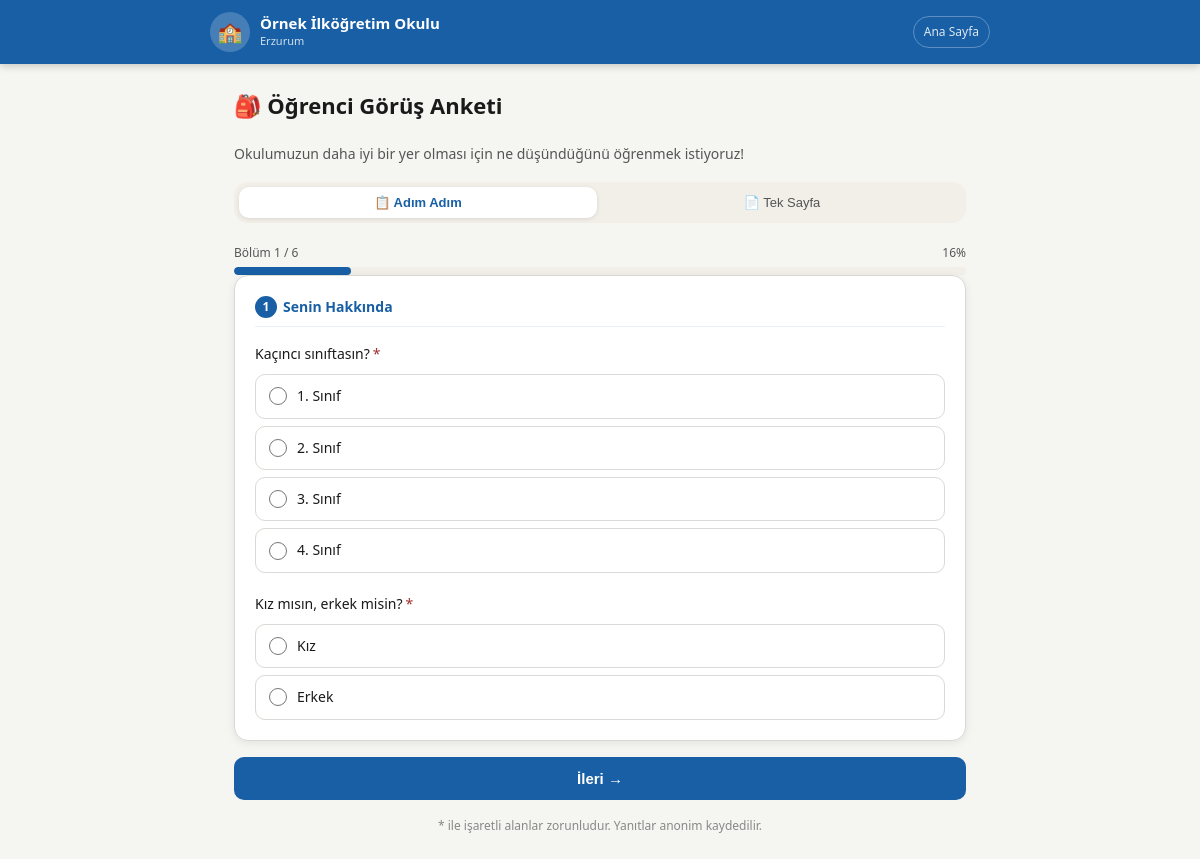
Screenshot of /anket/1 with the database file from the repository.
### tables this page shows
CREATE TABLE ayarlar (
            anahtar TEXT PRIMARY KEY, deger TEXT
        );

CREATE TABLE anketler (
            id INTEGER PRIMARY KEY AUTOINCREMENT,
            rol TEXT NOT NULL, baslik TEXT NOT NULL,
            icon TEXT NOT NULL DEFAULT '📝',
            aktif INTEGER DEFAULT 1, sira INTEGER DEFAULT 0,
            baslangic_tarihi TEXT DEFAULT NULL,
            bitis_tarihi TEXT DEFAULT NULL,
            aciklama TEXT DEFAULT '',
            gorunum TEXT DEFAULT 'varsayilan'
        , kart_renk TEXT DEFAULT '');

CREATE TABLE bolumler (
            id INTEGER PRIMARY KEY AUTOINCREMENT,
            anket_id INTEGER NOT NULL, baslik TEXT NOT NULL, sira INTEGER DEFAULT 0,
            aktif INTEGER DEFAULT 1, gorsel TEXT DEFAULT ''
        );

CREATE TABLE sorular (
            id INTEGER PRIMARY KEY AUTOINCREMENT,
            bolum_id INTEGER NOT NULL, metin TEXT NOT NULL,
            tip TEXT NOT NULL DEFAULT 'yildiz',
            secenekler TEXT DEFAULT '[]',
            zorunlu INTEGER DEFAULT 1, sira INTEGER DEFAULT 0,
            kosul_soru_id INTEGER DEFAULT NULL,
            kosul_deger TEXT DEFAULT NULL,
            aktif INTEGER DEFAULT 1, gorsel TEXT DEFAULT ''
        );

### app.py (the view, shortened to what this page needs)
@app.route("/anket/<int:anket_id>", methods=["GET","POST"])
def anket(anket_id):
    a=get_anket(anket_id)
    if not a or not a["aktif"]: return redirect(url_for("anasayfa"))
    aktif,msg=anket_aktif_mi(a)
    if not aktif:
        ctx=gctx(); ctx["mesaj"]=msg; ctx["anket"]=a
        return render_template("anket_kapali.html",**ctx)
    cookie_key = f"dolduruldu_{anket_id}"
    session_key = f"yanit_{anket_id}"
    zaten_doldurdu = (request.cookies.get(cookie_key) == "1" or
                      session.get(session_key) == 1)
    if zaten_doldurdu:
        ctx=gctx(); ctx["anket"]=a
        return render_template("zaten_dolduruldu.html",**ctx)
    a["bolumler"] = [b for b in a["bolumler"] if b.get("aktif",1)!=0]
    for b in a["bolumler"]:
        b["sorular"] = [s for s in b["sorular"] if s.get("aktif",1)!=0]
    a["bolumler"] = [b for b in a["bolumler"] if b["sorular"] or True]
    ctx=gctx(); ctx["anket"]=a
    ctx["sorular_json"]=json.dumps(
        {s["id"]:{"kosul_soru_id":s["kosul_soru_id"],"kosul_deger":s["kosul_deger"]}
         for b in a["bolumler"] for s in b["sorular"]},
        ensure_ascii=False)
    varsayilan = ayar("anket_varsayilan_gorunum","adim")
    anket_gorunum = a.get("gorunum","varsayilan")
    efektif = varsayilan if anket_gorunum=="varsayilan" else anket_gorunum
    url_gorunum = request.args.get("gorunum","")
    if url_gorunum in ["adim","tek"]: efektif = url_gorunum
    ctx["anket_gorunum"] = efektif
    ctx["gorunum_secim_goster"] = ayar("anket_gorunum_secim_goster","1") == "1"
    ctx["anket_varsayilan"] = varsayilan
    return render_template("anket.html",**ctx)

### app.py (called while the page is built)
def db():
    con = sqlite3.connect(DB)
    con.row_factory = sqlite3.Row
    return con

def ayar(k, v=""):
    with db() as c:
        r=c.execute("SELECT deger FROM ayarlar WHERE anahtar=?",(k,)).fetchone()
    return r["deger"] if r else v

def anket_aktif_mi(a):
    bugun = datetime.now().strftime("%Y-%m-%d")
    if a.get("baslangic_tarihi") and bugun < a["baslangic_tarihi"]:
        return False, "Anket henüz başlamadı."
    if a.get("bitis_tarihi") and bugun > a["bitis_tarihi"]:
        return False, "Anket süresi doldu."
    return True, ""

def gctx():
    return {"okul_adi":ayar("okul_adi"),"okul_sehir":ayar("okul_sehir"),
            "tema":ayar("tema","mavi"),"amblem":ayar("amblem")}

### templates/anket.html (shortened to what this page needs)
{% extends "base.html" %}
{% block icerik %}
<div class="kap">
  <div class="form-baslik">{{ anket.icon }} {{ anket.baslik }}</div>
  {% if anket.aciklama %}
  <p style="color:var(--metin-ik);font-size:14px;margin-bottom:1rem">{{ anket.aciklama }}</p>
  {% endif %}
  {% if gorunum_secim_goster %}
  <div class="gorunum-sec">
    <button id="btnAdim" onclick="gorunumDegis('adim')" class="{% if anket_gorunum=='adim' %}aktif{% endif %}">
      📋 Adım Adım
    </button>
    <button id="btnTek" onclick="gorunumDegis('tek')" class="{% if anket_gorunum=='tek' %}aktif{% endif %}">
      📄 Tek Sayfa
    </button>
  </div>
  {% endif %}
  <div id="ilerlemeBolum" style="display:{% if anket_gorunum=='adim' %}block{% else %}none{% endif %}">
    <div class="adim-bilgi">
      <span id="adimYazi">Bölüm 1 / {{ anket.bolumler|length }}</span>
      <span id="adimYuzde">{{ (1.0 / anket.bolumler|length * 100)|int }}%</span>
    </div>
    <div class="ilerleme-kap">
      <div class="ilerleme-dolu" id="ilerlemeDolu" style="width:{{ (1.0 / anket.bolumler|length * 100)|int }}%"></div>
    </div>
  </div>
  <form method="POST" id="anketForm" novalidate>
    {% for bolum in anket.bolumler %}
    <div class="bolum-adim {% if loop.first %}aktif{% endif %}"
         data-adim="{{ loop.index0 }}"
         style="display:{% if anket_gorunum=='adim' %}{% if loop.first %}block{% else %}none{% endif %}{% else %}none{% endif %}">
      <div class="bolum">
        <div class="bolum-baslik">
          <span class="bolum-no">{{ loop.index }}</span> {{ bolum.baslik }}
        </div>
        {% for soru in bolum.sorular %}
        {% set gizli = soru.kosul_soru_id is not none %}
        <div class="soru"
             data-soru-id="{{ soru.id }}"
             data-kosul-sid="{{ soru.kosul_soru_id or '' }}"
             data-kosul-deger="{{ soru.kosul_deger or '' }}"
             data-gizli="{% if gizli %}1{% else %}0{% endif %}">
          <div class="soru-metin">{{ soru.metin }}{% if soru.zorunlu %}<span class="zorunlu">*</span>{% endif %}</div>
          {% if soru.tip=="yildiz" %}
          <div class="yildiz-grup">
            {% for i in [5,4,3,2,1] %}
            <input type="radio" name="s_{{ soru.id }}" id="ya{{ soru.id }}_{{ i }}" value="{{ i }}"
                   {% if soru.zorunlu and not gizli %}required{% endif %} data-zorunlu="{{ soru.zorunlu }}">
            <label for="ya{{ soru.id }}_{{ i }}">★</label>
            {% endfor %}
          </div>
          {% elif soru.tip=="secim" %}
          <div class="secim-grup">
            {% for opt in soru.secenekler %}
            {% set opt_m = opt.metin if opt is mapping else opt %}
            {% set opt_mg = opt.mg if opt is mapping else 0 %}
            {% set opt_mz = opt.mz if opt is mapping else 0 %}
            {% set opt_ph = opt.ph if opt is mapping else '' %}
            <div class="opt-blok">
              <label class="secim-opt" onclick="secimRenkle(this)">
                <input type="radio" name="s_{{ soru.id }}" value="{{ opt_m }}"
                       {% if soru.zorunlu and not gizli %}required{% endif %}
                       data-zorunlu="{{ soru.zorunlu }}"
                       data-mg="{{ opt_mg }}" data-mz="{{ opt_mz }}" data-ph="{{ opt_ph | e }}"
                       data-optidx="{{ loop.index0 }}"
                       onchange="kosulKontrol();digerKontrolInline(this,'a_s_{{ soru.id }}')">
                {{ opt_m }}
              </label>
            </div>
            {% endfor %}
          </div>
          {% elif soru.tip=="coklu" %}
          <div class="checkbox-grup">
            {% for opt in soru.secenekler %}
            {% set opt_m = opt.metin if opt is mapping else opt %}
            {% set opt_mg = opt.mg if opt is mapping else 0 %}
            {% set opt_mz = opt.mz if opt is mapping else 0 %}
            {% set opt_ph = opt.ph if opt is mapping else '' %}
            <div class="opt-blok">
              <label class="checkbox-opt">
                <input type="checkbox" name="s_{{ soru.id }}" value="{{ opt_m }}"
                       data-mg="{{ opt_mg }}" data-mz="{{ opt_mz }}" data-ph="{{ opt_ph | e }}"
                       data-optidx="{{ loop.index0 }}"
                       onchange="checkboxStil(this);digerKontrolInlineCoklu(this,'a_s_{{ soru.id }}')">
                {{ opt_m }}
              </label>
              {% if opt_mg %}
              <div class="inline-mg-wrap" id="a_s_{{ soru.id }}_{{ loop.index0 }}" style="display:none">
                <input type="text" name="s_{{ soru.id }}_diger"
                       placeholder="{{ opt_ph if opt_ph else 'Lütfen belirtin...' }}">
              </div>
              {% endif %}
            </div>
            {% endfor %}
          </div>
          {% elif soru.tip=="evet_hayir" %}
          <div class="secim-grup" style="flex-direction:row">
            {% for opt in ["Evet","Hayır"] %}
            <label class="secim-opt" style="flex:1;justify-content:center" onclick="secimRenkle(this)">
              <input type="radio" name="s_{{ soru.id }}" value="{{ opt }}"
                     {% if soru.zorunlu and not gizli %}required{% endif %}
                     data-zorunlu="{{ soru.zorunlu }}" onchange="kosulKontrol()" style="display:none">
              {{ opt }}
            </label>
            {% endfor %}
          </div>
          {% elif soru.tip=="sayi" %}
          <input type="number" name="s_{{ soru.id }}" min="0" placeholder="Sayı giriniz" style="max-width:160px">
          {% else %}
          <textarea name="s_{{ soru.id }}" placeholder="Görüşünüzü buraya yazın..."></textarea>
          {% endif %}
        </div>
        {% endfor %}
      </div>
      <div class="adim-nav">
        {% if loop.last %}
        <button type="submit" class="btn btn-ana">✓ Anketi Gönder</button>
        {% else %}
        <button type="button" class="btn btn-ana" onclick="adimGit(1)">İleri →</button>
        {% endif %}
      </div>
    </div>
    {% endfor %}
  </form>
  <p style="text-align:center;font-size:12px;color:var(--metin-uc);margin-top:1rem">
    * ile işaretli alanlar zorunludur. Yanıtlar anonim kaydedilir.
  </p>
</div>
{% endblock %}

### templates/base.html (shortened to what this page needs)
<!DOCTYPE html>
<html lang="tr" data-tema="{{ tema }}">
<head>
<link rel="stylesheet" href="/static/css/style.css">
</head>
<body>
<header class="site-header">
  <div class="header-ic">
    <a href="/" class="logo-bolum">
      {% if amblem %}
        <img src="{{ amblem }}" class="amblem-img" alt="Amblem">
      {% else %}
        <div class="amblem-placeholder">🏫</div>
      {% endif %}
      <div>
        <div class="okul-adi-header">{{ okul_adi }}</div>
        {% if okul_sehir %}<div class="okul-sehir-header">{{ okul_sehir }}</div>{% endif %}
      </div>
    </a>
    <nav class="header-nav">
      <a href="/" class="header-link">Ana Sayfa</a>
    </nav>
  </div>
</header>
<main>{% block icerik %}{% endblock %}</main>
</body>
</html>

### style.css (style rules this page uses)
*,*::before,*::after { box-sizing:border-box;margin:0;padding:0 }
html { font-size:16px;-webkit-text-size-adjust:100% }
body { font-family:'Segoe UI',system-ui,-apple-system,sans-serif;background:var(--arka);color:var(--metin);min-height:100vh;line-height:1.6 }
:root,[data-tema="mavi"] { --ana:#185FA5;--ana-koy:#0d4278;--ana-ac:#E6F1FB;--ana-orta:#B5D4F4; --yesil:#3B6D11;--yesil-ac:#EAF3DE; --turuncu:#854F0B;--turuncu-ac:#FAEEDA; --kirmizi:#A32D2D;--kirmizi-ac:#FCEBEB; --gri:#888780;--gri-ac:#F1EFE8; --metin:#1a1a1a;--metin-ik:#555;--metin-uc:#888; --kenar:#d9d9d5;--kenar-koy:#b0b0aa; --arka:#f5f5f2;--yuzey:#ffffff; --golge:0 2px 8px rgba(0,0,0,.08); --golge-buyuk:0 4px 20px rgba(0,0,0,.12); --r:10px;--r-lg:14px;--r-xl:20px; }
.kap { max-width:780px;margin:0 auto;padding:1rem }
@media (min-width:640px) { .kap { padding:1.5rem } }
.site-header { background:var(--ana);color:#fff;padding:.75rem 1rem;position:sticky;top:0;z-index:100;box-shadow:0 2px 8px rgba(0,0,0,.2) }
.header-ic { max-width:780px;margin:0 auto;display:flex;align-items:center;justify-content:space-between;gap:10px }
.logo-bolum { display:flex;align-items:center;gap:10px;text-decoration:none;color:#fff;min-width:0 }
.amblem-placeholder { width:40px;height:40px;border-radius:50%;background:rgba(255,255,255,.2);display:flex;align-items:center;justify-content:center;font-size:20px;flex-shrink:0 }
.okul-adi-header { font-size:15px;font-weight:700;line-height:1.2;white-space:nowrap;overflow:hidden;text-overflow:ellipsis }
.okul-sehir-header { font-size:11px;opacity:.8 }
.header-nav { display:flex;gap:6px;flex-shrink:0 }
.header-link { color:rgba(255,255,255,.85);font-size:12px;text-decoration:none;padding:5px 10px;border:1px solid rgba(255,255,255,.3);border-radius:20px;transition:all .15s;white-space:nowrap }
.btn { display:inline-flex;align-items:center;gap:6px;padding:9px 18px;border-radius:var(--r);border:none;font-size:14px;font-weight:600;cursor:pointer;text-decoration:none;transition:all .15s;white-space:nowrap }
.btn-ana { background:var(--ana);color:#fff }
.form-baslik { font-size:clamp(18px,4vw,22px);font-weight:800;margin-bottom:1.25rem;display:flex;align-items:center;gap:8px }
.bolum { background:var(--yuzey);border:1px solid var(--kenar);border-radius:var(--r-lg);padding:1.25rem;margin-bottom:1rem;box-shadow:var(--golge) }
.bolum-baslik { font-size:14px;font-weight:700;color:var(--ana);margin-bottom:1rem;padding-bottom:8px;border-bottom:1.5px solid var(--ana-ac);display:flex;align-items:center;gap:6px }
.bolum-no { background:var(--ana);color:#fff;width:22px;height:22px;border-radius:50%;display:inline-flex;align-items:center;justify-content:center;font-size:12px;font-weight:700;flex-shrink:0 }
.soru { margin-bottom:1.25rem }
.soru:last-child { margin-bottom:0 }
.soru-metin { font-size:14px;font-weight:500;margin-bottom:10px;line-height:1.5 }
.zorunlu { color:var(--kirmizi);margin-left:3px }
.secim-grup { display:flex;flex-direction:column;gap:7px }
.secim-opt { display:flex;align-items:center;gap:10px;padding:10px 13px;border:1.5px solid var(--kenar);border-radius:var(--r);cursor:pointer;font-size:14px;color:var(--metin);transition:all .12s;-webkit-tap-highlight-color:transparent }
.secim-opt input[type=radio] { accent-color:var(--ana);width:18px;height:18px;cursor:pointer;flex-shrink:0 }

### templates/anket.html (style rules this page uses)
.gorunum-sec { display:flex;gap:6px;margin-bottom:1.25rem;background:var(--gri-ac);border-radius:var(--r-lg);padding:5px }
.gorunum-sec button { flex:1;padding:8px 6px;border:none;background:transparent;border-radius:var(--r);font-size:13px;font-weight:500;cursor:pointer;color:var(--metin-ik);transition:all .15s;white-space:nowrap }
.gorunum-sec button.aktif { background:var(--yuzey);color:var(--ana);box-shadow:0 1px 4px rgba(0,0,0,.1);font-weight:700 }
.adim-bilgi { display:flex;justify-content:space-between;font-size:12px;color:var(--metin-ik);margin-bottom:5px }
.ilerleme-kap { background:var(--gri-ac);border-radius:20px;height:8px;overflow:hidden }
.ilerleme-dolu { height:100%;background:var(--ana);border-radius:20px;transition:width .4s ease }
.bolum-adim { display:none }
.bolum-adim.aktif { display:block;animation:gelis .25s ease }
.adim-nav { display:flex;gap:10px;margin-top:1rem }
.adim-nav .btn { flex:1;padding:13px;font-size:15px;justify-content:center }
.opt-blok { display:flex;flex-direction:column;gap:0 }

### templates/base.html (style rules this page uses)
html, body { overflow-x: hidden; }

### rows the page displays
ayarlar: deger "Örnek İlköğretim Okulu"
ayarlar: deger "Erzurum"
anketler: icon "🎒", baslik "Öğrenci Görüş Anketi", aciklama "Okulumuzun daha iyi bir yer olması için ne düşündüğünü öğrenmek istiyoruz!"
bolumler: baslik "Senin Hakkında"
sorular: metin "Kaçıncı sınıftasın?", zorunlu "☐ 1. Sınıf" "☐ 2. Sınıf" "☐ 3. Sınıf" "☐ 4. Sınıf", secenekler "1. Sınıf" "2. Sınıf" "3. Sınıf" "4. Sınıf"
sorular: metin "Kız mısın, erkek misin?", zorunlu "☐ Kız" "☐ Erkek", secenekler "Kız" "Erkek"

### other values shown
{{ anket.bolumler|length }} "6"
{{ (1.0 / anket.bolumler|length * 100)|int }} "16"
